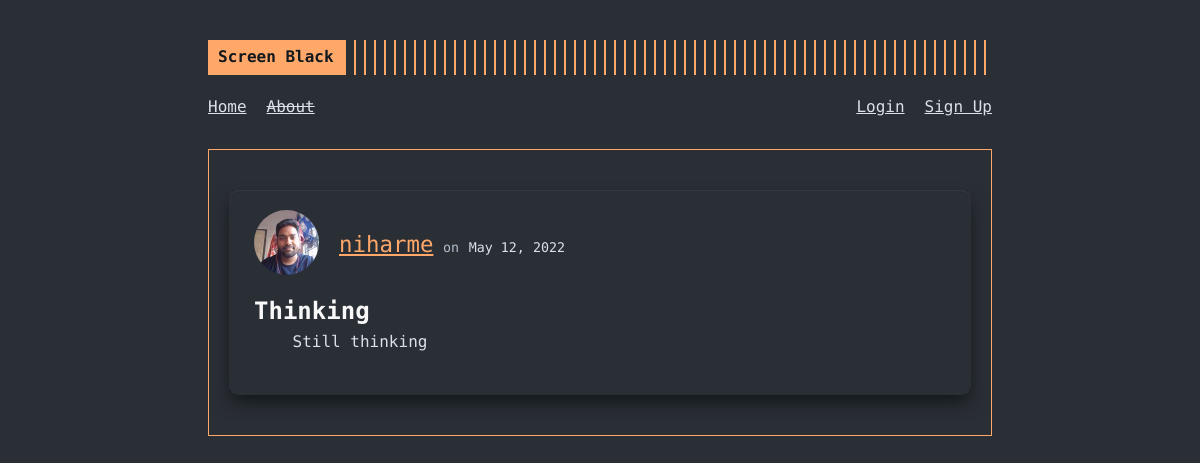
The app's page /post/4 with its own data.
### screenblack/models.py (models this page shows, shortened)
class User(db.Model, UserMixin):
  id = db.Column(db.Integer, primary_key = True)
  username = db.Column(db.String(20), nullable = False, unique = True)
  email = db.Column(db.String(120), nullable = False, unique = True)
  picture = db.Column(db.String(20), nullable = False, default = "default.jpg")
  password = db.Column(db.String(60), nullable = False)
  posts = db.relationship("Post", backref = "author", lazy = True)

class Post(db.Model):
  id = db.Column(db.Integer, primary_key = True)
  title = db.Column(db.String(100), nullable = False)
  date_posted = db.Column(db.DateTime, nullable = False, default = datetime.utcnow)
  content = db.Column(db.Text, nullable = False)
  user_id = db.Column(db.Integer, db.ForeignKey('user.id'), nullable = False)

### screenblack/routes.py (the view)
@app.route("/post/<int:post_id>")
def post(post_id):
  post = Post.query.get_or_404(post_id)
  return render_template("post.html", post=post, title=post.title)

### screenblack/templates/post.html (shortened to what this page needs)
{% extends "layout.html" %}
{% block content %}
  <article class="article-body">
    <div class="article-metadata">
      <div class="article-header">
        <div class="article-author-picture">
          <a href="#"><img class="profilepic-mini" src="{{ url_for('static', filename='profilepics/'+post.author.picture) }}" alt="profile picture for {{ post.author.username }}"></a>
        </div>
        <div class="article-author-details">
          <a class="article-author" href="#">{{ post.author.username }}</a>
          <small class="text-muted">on</small>
          <small class="article-date">{{ post.date_posted.strftime("%B %d, %Y") }}</small>
        </div>
      </div>
    </div>
    <h2 class="article-title">{{ post.title }}</h2>
    <div class="article-content">
      <p>{{ post.content }}</p>
    </div>
  </article>
{% endblock content %}

### screenblack/static/main.css (style rules this page uses)
:root { font-size: 16px; --gray0: #f8f8f8; --gray1: #dbe1e8; --gray2: #b2becd; --gray3: #6c7983; --gray4: #444d55; --gray5: #363b44; --gray6: #2a2e35; --gray7: #12181c; --rajah: #ffa86a; --green: #09c372; --red: #ff3860; }
body { font-family: "Fira Code", monospace; background-color: var(--gray6); color: var(--gray1); line-height: 1.54; }
a { color: inherit; }
p { margin-bottom: 20px; }
.article-body { padding: 20px 25px; background-color: var(--gray6); box-shadow: var(--gray5) 0px 1px 1px 0px inset, var(--gray7) 0px 10px 20px -5px, var(--gray7) 0px 6px 12px -6px; margin: 20px 0; border-radius: 0.6rem; }
.article-metadata { display: flex; align-items: center; justify-content: space-between; margin-bottom: 15px; }
.article-header { display: flex; align-items: center; }
.article-author-picture { display: grid; place-items: center; margin-right: 20px; }
.article-author-picture a { line-height: 1; }
.profilepic-mini { max-width: 65px; border-radius: 50%; }
.article-title { color: var(--gray0); }
.article-author { color: var(--rajah); font-size: 1.4rem; }
.article-date { color: var(--gray1); }
.article-content p { text-indent: 4ch; }
.text-muted { color: var(--gray2); }

### records on screen
User: picture (picture), author.username "niharme"
Post: date_posted "May 12, 2022", title "Thinking", content "Still thinking"
